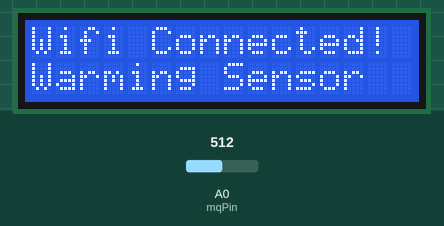
This sketch was run on a simulated ESP8266 (NodeMCU). Parts: 16×2 character LCD. The inputs (shaded band) are chosen by the test bench; at power-on: A0 (mqPin) = 512. WiFi joins after 1.5 s; servers stay silent unless stated; what the sketch prints to the serial monitor is not drawn.

Above: at 1.6 s.
At 5.7 s:
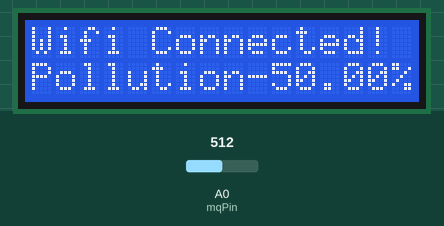
5.8 s: A0 (mqPin) set to 111
At 15.8 s:
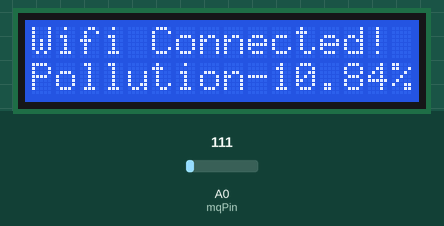
16.3 s: A0 (mqPin) set to 95
At 26.2 s:
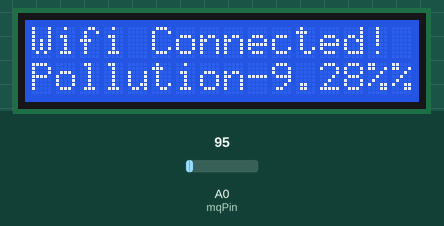
26.6 s: A0 (mqPin) set to 122
At 36.5 s:
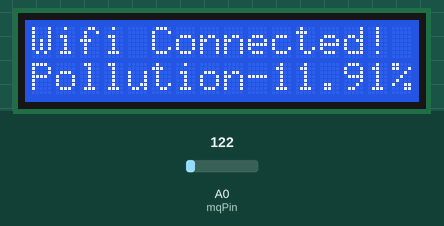
Timing chart, 0 to 38.0 s (numbered marks = the images above; inputs shaded):
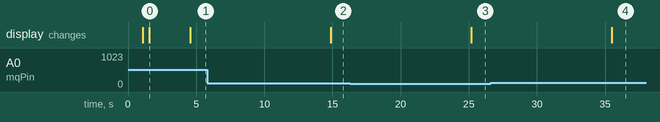

The sketch:

iot-project.ino
```cpp
#include <LiquidCrystal.h>
#include <ESP8266WiFi.h>
#include <ThingSpeak.h>

const int rs = D0, en = D1, d4 = D2, d5 = D3, d6 = D4, d7 = D5;
LiquidCrystal lcd(rs, en, d4, d5, d6, d7);

const int mqPin = A0; // Analog pin for MQ-3 sensor

const char* ssid = "-------";      // Enter your WiFi Name
const char* password = "------"; // Enter your WiFi Password

const char* thingSpeakApiKey = "------";
const long thingSpeakChannel = 0000000;

WiFiClient client;

void setup() {
  Serial.begin(9600);
  WiFi.begin(ssid, password);

  lcd.begin(16, 2);
  lcd.print("Connecting...");
  delay(1000);
  lcd.setCursor(0, 1);
  lcd.print("Warming Sensor");
  pinMode(mqPin, INPUT);

  int wifiAttempts = 0;
  while (WiFi.status() != WL_CONNECTED && wifiAttempts < 20) {
    delay(500);
    Serial.print(".");
    wifiAttempts++;
  }

  if (WiFi.status() != WL_CONNECTED) {
    lcd.clear();
    lcd.print("Wifi Failed!");
    lcd.setCursor(0, 1);
    lcd.print("Warming Sensor");
  } else {
    lcd.clear();
    lcd.print("Wifi Connected!");
    lcd.setCursor(0, 1);
    lcd.print("Warming Sensor");
  }

  ThingSpeak.begin(client);  // Initialize ThingSpeak
  delay(3000);
}

void loop() {

  int sensorValue = analogRead(mqPin);
  float air_quality = (sensorValue / 1024.0) * 100.0;

  // Print pollution level on LCD
  lcd.setCursor(0, 1);
  lcd.print("   ");
  lcd.setCursor(0, 1);
  lcd.print("Pollution-" + String(air_quality) + "%");

  // Upload data to ThingSpeak
  ThingSpeak.setField(1, air_quality);  // Set the field number and value
  int status = ThingSpeak.writeFields(thingSpeakChannel, thingSpeakApiKey);

  if (status == 200) {
    Serial.println("ThingSpeak update successful.");
  } else {
    Serial.println("Error updating ThingSpeak. HTTP status code: " + String(status));
  }

  delay(10000);  // Delay for a longer period before reading and uploading data again
}
```

Measured:
- the behaviour switches between 103 and 102 on A0 (mqPin) (found by bisection; images 2 and 3)
- after the input at 5.8 s, the display: changes after 9.1 s (image 2)
- after the input at 16.3 s, the display: changes after 8.9 s (image 3)
- after the input at 26.6 s, the display: changes after 8.9 s (image 4)
- what the display in image 0 shows lasts 3.0 s, from 1.6 s to 4.6 s
